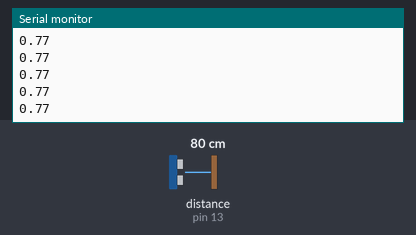
A sketch run on a simulated Arduino Uno, built with avr-gcc and run on an emulated ATmega328P. Parts: the last lines printed to the serial monitor. Inputs (shaded band) come from the test bench; at power-on: distance to the obstacle (sensor on pin 13) 80 cm. The echo pulse lasts 58.3 µs per cm.

Above: at 1.2 s.
1.3 s: distance to the obstacle (sensor on pin 13) set to 2 cm
At 1.38 s:
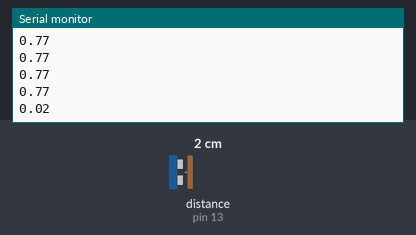
2.8 s: distance to the obstacle (sensor on pin 13) set to 4 cm
At 2.89 s:
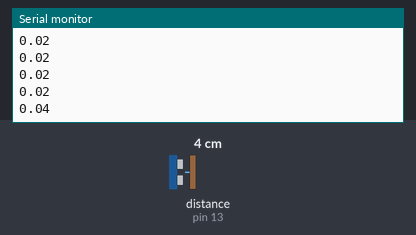
Timing chart, 0 to 5.8 s (numbered marks = the images above; inputs shaded):
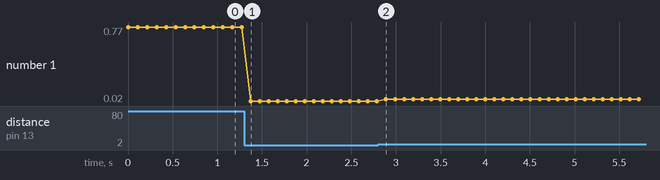

The sketch:

ultra_sonic.ino
```cpp
const int out=12;
const int in=13;

void setup() {
  // put your setup code here, to run once:
  Serial.begin(9600);
  pinMode(out,OUTPUT);
  pinMode(in,INPUT);

}

void loop() {
  // put your main code here, to run repeatedly:
  long dur;
  long dis;

  digitalWrite(out,LOW);
  delayMicroseconds(2);

  digitalWrite(out,HIGH);
  delayMicroseconds(10);
  digitalWrite(out,LOW);

  dur=pulseIn(in,HIGH);

  Serial.println(float((dur)/2000000.0)*330);

  delay(100);
}
```

Measured:
- after the input at 1.3 s, the serial monitor: prints a new line after 0.07 s (image 1)
- after the input at 2.8 s, the serial monitor: prints a new line after 0.09 s (image 2)
- plotted number 1: 0.77 → 0.02 after the input at 1.3 s, 0.02 → 0.04 after the input at 2.8 s
